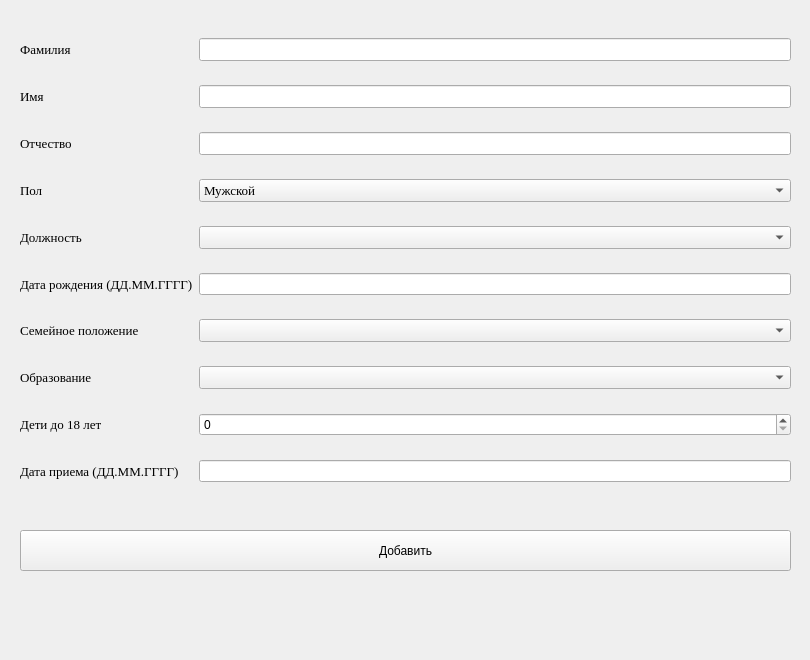
<?xml version="1.0" encoding="UTF-8"?>
<ui version="4.0">
 <class>Form</class>
 <widget class="QWidget" name="Form">
  <property name="geometry">
   <rect>
    <x>0</x>
    <y>0</y>
    <width>810</width>
    <height>660</height>
   </rect>
  </property>
  <property name="windowTitle">
   <string>Form</string>
  </property>
  <widget class="QWidget" name="gridLayoutWidget">
   <property name="geometry">
    <rect>
     <x>20</x>
     <y>20</y>
     <width>771</width>
     <height>481</height>
    </rect>
   </property>
   <layout class="QGridLayout" name="gridLayout">
    <item row="7" column="0">
     <widget class="QLabel" name="Study">
      <property name="font">
       <font>
        <family>Times New Roman</family>
        <pointsize>10</pointsize>
       </font>
      </property>
      <property name="text">
       <string>Образование</string>
      </property>
     </widget>
    </item>
    <item row="4" column="2">
     <widget class="QComboBox" name="cbbx_job">
      <property name="font">
       <font>
        <family>Times New Roman</family>
        <pointsize>10</pointsize>
       </font>
      </property>
     </widget>
    </item>
    <item row="3" column="0">
     <widget class="QLabel" name="Floor">
      <property name="font">
       <font>
        <family>Times New Roman</family>
        <pointsize>10</pointsize>
       </font>
      </property>
      <property name="text">
       <string>Пол</string>
      </property>
     </widget>
    </item>
    <item row="6" column="0">
     <widget class="QLabel" name="Family">
      <property name="font">
       <font>
        <family>Times New Roman</family>
        <pointsize>10</pointsize>
       </font>
      </property>
      <property name="text">
       <string>Семейное положение</string>
      </property>
     </widget>
    </item>
    <item row="0" column="2">
     <widget class="QLineEdit" name="ledit_Surname">
      <property name="font">
       <font>
        <family>Times New Roman</family>
        <pointsize>10</pointsize>
       </font>
      </property>
     </widget>
    </item>
    <item row="9" column="0">
     <widget class="QLabel" name="DateTo">
      <property name="font">
       <font>
        <family>Times New Roman</family>
        <pointsize>10</pointsize>
       </font>
      </property>
      <property name="text">
       <string>Дата приема (ДД.ММ.ГГГГ)</string>
      </property>
     </widget>
    </item>
    <item row="8" column="0">
     <widget class="QLabel" name="Kids">
      <property name="font">
       <font>
        <family>Times New Roman</family>
        <pointsize>10</pointsize>
       </font>
      </property>
      <property name="text">
       <string>Дети до 18 лет</string>
      </property>
     </widget>
    </item>
    <item row="6" column="2">
     <widget class="QComboBox" name="cbbx_family">
      <property name="font">
       <font>
        <family>Times New Roman</family>
        <pointsize>10</pointsize>
       </font>
      </property>
     </widget>
    </item>
    <item row="2" column="0">
     <widget class="QLabel" name="SecondName">
      <property name="font">
       <font>
        <family>Times New Roman</family>
        <pointsize>10</pointsize>
       </font>
      </property>
      <property name="text">
       <string>Отчество</string>
      </property>
     </widget>
    </item>
    <item row="0" column="0">
     <widget class="QLabel" name="Surname">
      <property name="font">
       <font>
        <family>Times New Roman</family>
        <pointsize>10</pointsize>
       </font>
      </property>
      <property name="text">
       <string>Фамилия</string>
      </property>
     </widget>
    </item>
    <item row="1" column="2">
     <widget class="QLineEdit" name="ledit_Name">
      <property name="font">
       <font>
        <family>Times New Roman</family>
        <pointsize>10</pointsize>
       </font>
      </property>
     </widget>
    </item>
    <item row="1" column="0">
     <widget class="QLabel" name="Name">
      <property name="font">
       <font>
        <family>Times New Roman</family>
        <pointsize>10</pointsize>
       </font>
      </property>
      <property name="text">
       <string>Имя</string>
      </property>
     </widget>
    </item>
    <item row="5" column="0">
     <widget class="QLabel" name="BornIn">
      <property name="font">
       <font>
        <family>Times New Roman</family>
        <pointsize>10</pointsize>
       </font>
      </property>
      <property name="text">
       <string>Дата рождения (ДД.ММ.ГГГГ)</string>
      </property>
     </widget>
    </item>
    <item row="3" column="2">
     <widget class="QComboBox" name="cbbx_Floor">
      <property name="font">
       <font>
        <family>Times New Roman</family>
        <pointsize>10</pointsize>
       </font>
      </property>
      <item>
       <property name="text">
        <string>Мужской</string>
       </property>
      </item>
      <item>
       <property name="text">
        <string>Женский</string>
       </property>
      </item>
     </widget>
    </item>
    <item row="2" column="2">
     <widget class="QLineEdit" name="ledit_SName">
      <property name="font">
       <font>
        <family>Times New Roman</family>
        <pointsize>10</pointsize>
       </font>
      </property>
     </widget>
    </item>
    <item row="7" column="2">
     <widget class="QComboBox" name="cbbx_Study">
      <property name="font">
       <font>
        <family>Times New Roman</family>
        <pointsize>10</pointsize>
       </font>
      </property>
     </widget>
    </item>
    <item row="4" column="0">
     <widget class="QLabel" name="Job">
      <property name="font">
       <font>
        <family>Times New Roman</family>
        <pointsize>10</pointsize>
       </font>
      </property>
      <property name="text">
       <string>Должность</string>
      </property>
     </widget>
    </item>
    <item row="8" column="2">
     <widget class="QSpinBox" name="spbx_Kids">
      <property name="maximum">
       <number>1000000000</number>
      </property>
     </widget>
    </item>
    <item row="5" column="2">
     <widget class="QLineEdit" name="ledit_Birthday"/>
    </item>
    <item row="9" column="2">
     <widget class="QLineEdit" name="ledit_Employment"/>
    </item>
   </layout>
  </widget>
  <widget class="QPushButton" name="btn_add">
   <property name="geometry">
    <rect>
     <x>20</x>
     <y>530</y>
     <width>771</width>
     <height>41</height>
    </rect>
   </property>
   <property name="text">
    <string>Добавить</string>
   </property>
  </widget>
  <widget class="QLabel" name="label">
   <property name="geometry">
    <rect>
     <x>20</x>
     <y>580</y>
     <width>771</width>
     <height>41</height>
    </rect>
   </property>
   <property name="text">
    <string/>
   </property>
  </widget>
 </widget>
 <resources/>
 <connections/>
</ui>
